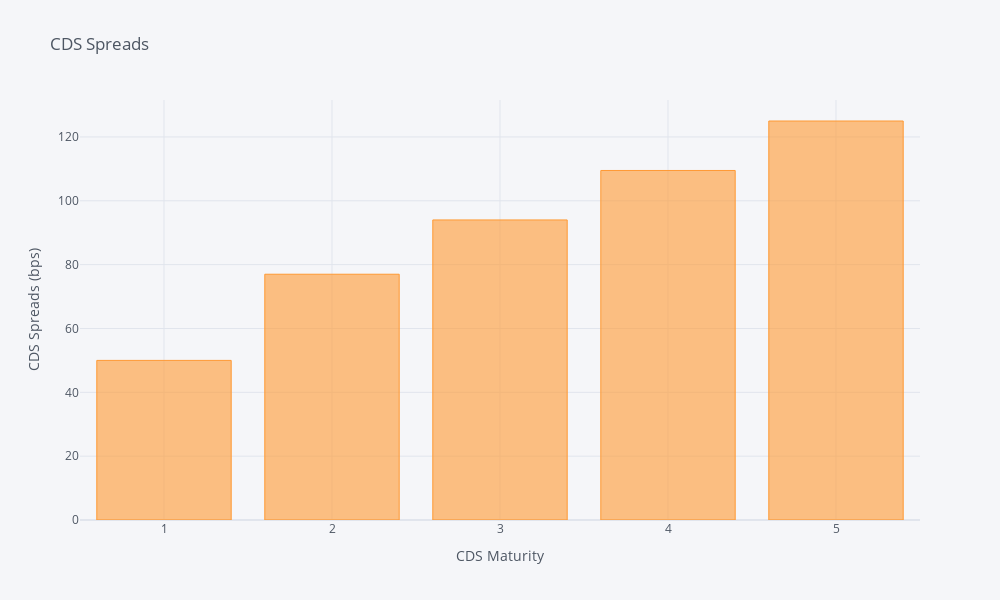

The notebook cell this image was saved under:
### Code cell
get_cds_spreads(maturity, discountfactor, sp.Survival, recovery, is_plot=True)

### Figure 1 — Plotly figure (JSON) as saved in the notebook; plotly's stock layout.template omitted (floating-point values rounded to 4 significant figures)
{"data": [{"marker": {"color": "rgba(255, 153, 51, 0.6)", "line": {"color": "rgba(255, 153, 51, 1.0)", "width": 1}}, "name": "Spread", "orientation": "v", "text": "", "type": "bar", "x": [1, 2, 3, 4, 5], "y": [50.0, 77.0, 94.0, 109.5, 125.0]}], "layout": {"height": 600, "legend": {"bgcolor": "#F5F6F9", "font": {"color": "#4D5663"}}, "paper_bgcolor": "#F5F6F9", "plot_bgcolor": "#F5F6F9", "title": {"font": {"color": "#4D5663"}, "text": "CDS Spreads"}, "width": 1000, "xaxis": {"autorange": true, "gridcolor": "#E1E5ED", "range": [0.5, 5.5], "showgrid": true, "tickfont": {"color": "#4D5663"}, "title": {"font": {"color": "#4D5663"}, "text": "CDS Maturity"}, "type": "linear", "zerolinecolor": "#E1E5ED"}, "yaxis": {"autorange": true, "gridcolor": "#E1E5ED", "range": [0, 131.6], "showgrid": true, "tickfont": {"color": "#4D5663"}, "title": {"font": {"color": "#4D5663"}, "text": "CDS Spreads (bps)"}, "type": "linear", "zerolinecolor": "#E1E5ED"}}}
